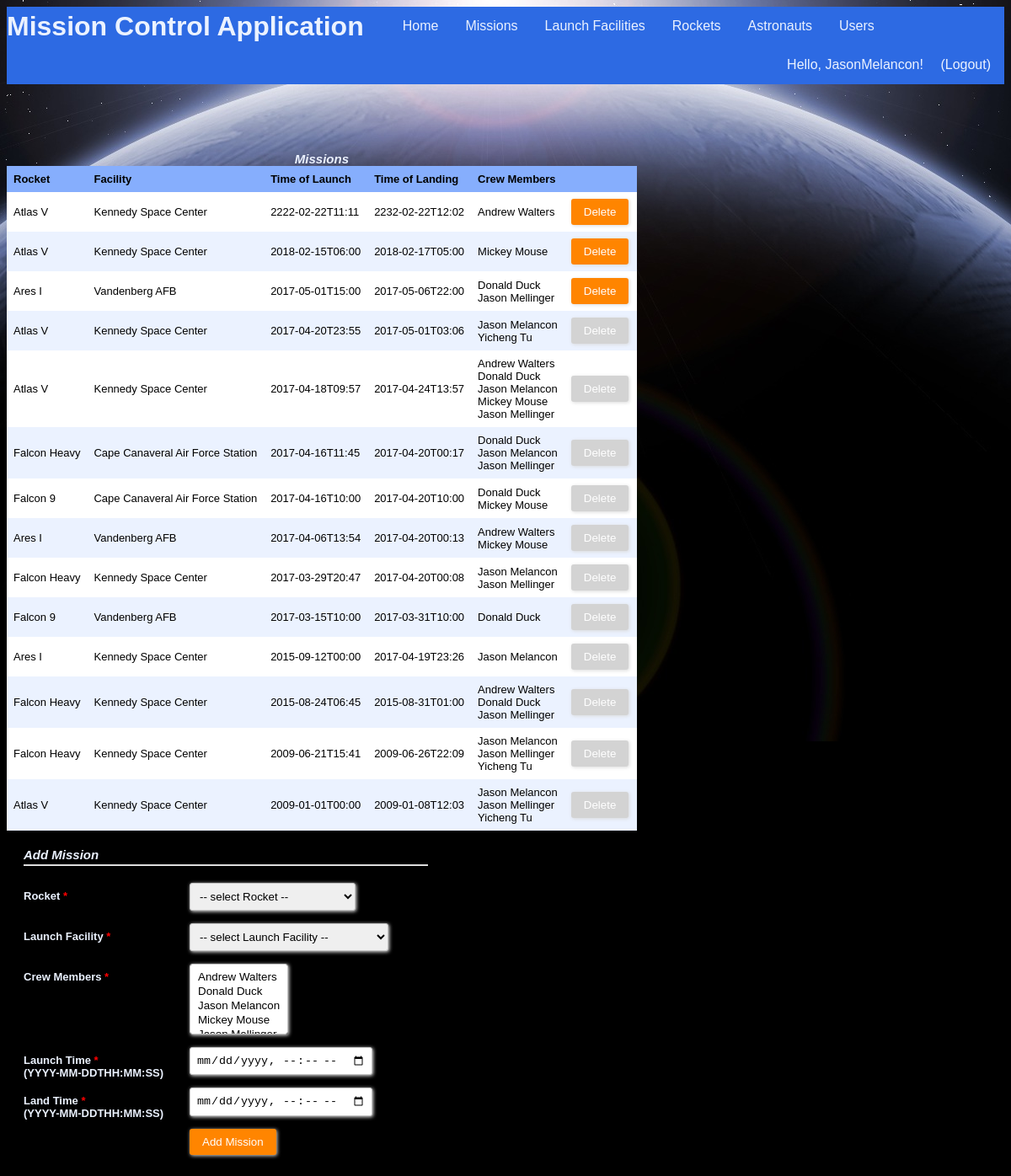
Screenshot of /missions (signed in) with the database file from the repository.
### tables this page shows
CREATE TABLE "Users" (
	`uid`	INTEGER NOT NULL PRIMARY KEY AUTOINCREMENT,
	`firstName`	TEXT NOT NULL,
	`lastName`	TEXT NOT NULL,
	`username`	TEXT NOT NULL UNIQUE,
	`password`	TEXT NOT NULL,
	`regTime`	TEXT NOT NULL,
	`lastLoginTime`	TEXT,
	`pid`	INTEGER NOT NULL
);

CREATE TABLE "Mission" (
	`mid`	INTEGER NOT NULL PRIMARY KEY AUTOINCREMENT,
	`rid`	INTEGER NOT NULL,
	`fid`	INTEGER NOT NULL,
	`launchTime`	TEXT NOT NULL,
	`landTime`	TEXT NOT NULL
);

### app.py (the view, shortened to what this page needs)
@app.route("/missions", methods=["GET", "POST"])
@login_required
def showMissions():
    conn = sqlite3.connect(dbPath)
    conn.row_factory = sqlite3.Row
    c = conn.cursor()
    c.execute("SELECT M.mid, M.mid IN (SELECT M1.mid FROM Mission M1 WHERE M1.launchTime < datetime('now')) AS cannotDelete, R.rname, F.name, M.launchTime, M.landTime, group_concat(A.firstName || ' ' || A.lastName, '<br/>') AS anames FROM Mission M, Rockets R, LaunchFacility F, Crew C, Astronauts A WHERE M.rid = R.rid AND M.fid = F.fid AND M.mid = C.mid AND C.aid = A.aid GROUP BY C.mid ORDER BY M.launchTime DESC;")
    results = c.fetchall()
    c.execute("SELECT rid, rname || ' (Capacity: ' || cast(crewCapacity as text) || ')' FROM Rockets")
    rockets = c.fetchall()
    c.execute("SELECT fid, name FROM LaunchFacility")
    facilities = c.fetchall()
    c.execute("SELECT aid, firstName || ' ' || lastName FROM Astronauts")
    astronauts = c.fetchall()
    conn.commit()
    conn.close()
    formInputs = [['rid', 'select', 'Rocket', rockets], ['fid', 'select', 'Launch Facility', facilities], ['crewMembers', 'selectmultiple', 'Crew Members', astronauts], ['launchTime', 'datetime', 'Launch Time', ["from",]], ['landTime', 'datetime', 'Land Time', ["to",]]]
    return render_template("missions.html", headers=("Rocket","Facility","Time of Launch", "Time of Landing", "Crew Members"), rows=results, inputs=formInputs)

### app.py (called while the page is built)
@login_manager.user_loader
def load_user(username):
    userRecord = DBgetUser(username)
    if userRecord:
        return User(userRecord["username"], userRecord["password"], True)
    return None

def DBgetUser(username):
    conn = sqlite3.connect(dbPath)
    conn.row_factory = sqlite3.Row
    c = conn.cursor()
    c.execute("SELECT * from Users WHERE username = ?", (username,))
    userRecord = c.fetchone()
    conn.close()
    return userRecord

### templates/missions.html (shortened to what this page needs)
{% extends "main_template.html" %}
{% from 'macros.html' import GenerateTable, GenerateFormToAddEntry %}
{% block body %}
<section style="float:left">
    {{ GenerateTable('Missions', headers, rows, 'mid') }}
</section>
<section style="float:left">
    {{ GenerateFormToAddEntry('Add Mission', inputs) }}
</section>
{% endblock %}

### templates/main_template.html (shortened to what this page needs)
<!DOCTYPE html>
<html>
	<head>
		<link rel="stylesheet" type= "text/css" href="{{ url_for('static', filename='styles.css') }}">
	</head>
	<body>
		<header>
			<ul class="nav">
				<h1 class="nav">Mission Control Application</h1>
				<li class="nav"><a class="nav" href="{{ url_for('index') }}">Home</a></li>
				{% if current_user.is_authenticated %}
				<li class="nav"><a class="nav" href="{{ url_for('showMissions') }}">Missions</a></li>
				<li class="nav"><a class="nav" href="{{ url_for('showFacilities') }}">Launch Facilities</a></li>
				<li class="nav"><a class="nav" href="{{ url_for('showRockets') }}">Rockets</a></li>
				<li class="nav"><a class="nav" href="{{ url_for('showAstronauts') }}">Astronauts</a></li>
				<li class="nav"><a class="nav" href="{{ url_for('showUsers') }}">Users</a></li>
				{% endif %}
				<div class="user-greeting">
					{% if current_user.is_authenticated %}
  						Hello, {{ current_user.id }}!    <a class="nav" href="{{ url_for('showLogout') }}">(Logout)</a>
					{% else %}
						Hello, guest!    <a class="nav" href="{{ url_for('showLogin') }}">Login</a><a class="nav" href="{{ url_for('showSignup') }}">Sign Up</a>
					{% endif %}
				</div>
			</ul>
		</header>
		{% block body %}{% endblock %}
	</body>
</html>

### templates/macros.html (shortened to what this page needs)
{% macro GenerateTable(title, headers, rows, keyName) %}
	{% if rows %}
		<table>
			<caption>
				{{title}}
			</caption>
			<tr>
				{% for header in headers %}
				<th>{{header}}</th>
				{% endfor %}
				<th/>
			</tr>
			{% for row in rows %}
			<tr id ="{{row[keyName]}}">
				{% for value in row %}
					{% if loop.index0 > 1 %}
						<td>
							{% if title == "Astronauts" %}
								<a href="{{ url_for('showAstronautInfo', aid = row[keyName]) }}">{{value|safe}}</a>
							{% else %}
								{{value|safe}}
							{% endif %}
						</td>
					{% endif %}
				{% endfor %}
				{% if row[1] == 1 %}
					{% set disabled = 'disabled' %}
				{% else %}
					{% set disabled = '' %}
				{% endif %}
				<td>
					<div class="form-style-2" style="width:70px; padding: 0px 0px 0px 0px;">
						<form method="post">
							<input type="submit" value="Delete" name="delete.{{ row[0] }}" {{disabled}}/>
						</form>
					</div>
				</td>
			</tr>
			{% endfor %}
		</table>
	{% else %}
		No records found!
	{% endif %}
{% endmacro %}
{% macro GenerateFormToAddEntry(submitButtonText, inputs) %}
	<div class="form-style-2">
	<div class="form-style-2-heading">{{submitButtonText}}</div>
	<form method="post">
		{% for fieldName, fieldType, fieldLabel, optionalValues in inputs %}
			{% if fieldType == 'text' %}
				<label for="{{fieldName}}"><span>{{fieldLabel}} <span class="required">*</span></span><input type="text" class="input-field" name="{{fieldName}}" required/></label>
			{% elif fieldType == 'password' %}
				<label for="{{fieldName}}"><span>{{fieldLabel}} <span class="required">*</span></span><input type="password" class="input-field" name="{{fieldName}}" required/></label>
			{% elif fieldType == 'number' %}
				<label for="{{fieldName}}"><span>{{fieldLabel}} <span class="required">*</span></span><input type="number" class="input-field" name="{{fieldName}}" required/></label>
			{% elif fieldType == 'select' %}
				<label for="{{fieldName}}"><span>{{fieldLabel}} <span class="required">*</span></span><select name="{{fieldName}}" class="select-field" required>
					<option disabled selected value> -- select {{fieldLabel}} -- </option>
				</select></label>
			{% elif fieldType == 'selectmultiple' %}
				<label for="{{fieldName}}"><span>{{fieldLabel}} <span class="required">*</span></span><select multiple name="{{fieldName}}" class="select-field" required>
				{% for id, displayName in optionalValues %}
					<option value="{{id}}">{{displayName}}</option>
				{% endfor %}
				</select></label>
			{% elif fieldType == 'datetime' %}
				<label for="{{fieldName}}"><span>{{fieldLabel}} <span class="required">*</span></br>(YYYY-MM-DDTHH:MM:SS)</span><input type="datetime-local" class="input-field" name="{{fieldName}}" id="{{optionalValues[0]}}" onchange="changeEnd()" required></label>
			{% elif fieldType == 'date' %}
				<label for="{{fieldName}}"><span>{{fieldLabel}} <span class="required">*</span></br>(YYYY-MM-DD)</span><input type="date" class="input-field" name="{{fieldName}}" required></label>
			{% elif fieldType == 'radio' %}
				<label for="{{fieldName}}"><span>{{fieldLabel}} <span class="required">*</span></span>
				{% for id, displayName in optionalValues %}
					<input type="radio" name="permission" value="{{id}}" required> {{displayName}}
				{% endfor %}
				</label>
			{% endif %}
		{% endfor %}
		<label><span>&nbsp;</span><input type="submit" value="{{submitButtonText}}"/></label>
	</form>
	</div>
{% endmacro %}

### static/styles.css (style rules this page uses)
:root { --light-blue: #EBF2FF; --medium-blue: #86AEFD; --dark-blue: #2D6AE3; }
header { margin-bottom: 80px; }
ul.nav { list-style-type: none; text-align: center; display: block; margin: 0; padding: 0; overflow: hidden; background-color: var(--dark-blue); }
li.nav { float: left; }
a.nav { display: inline-block; color: var(--light-blue); text-align: center; padding: 14px 16px; text-decoration: none; font-family: "Trebuchet MS", Helvetica, sans-serif; }
h1.nav { float: left; margin: 0; padding: 5px 30px 0px 0px; font-family: "Trebuchet MS", Helvetica, sans-serif; color: var(--light-blue); vertical-align: bottom; }
.user-greeting { float: right; list-style-type: none; text-align: center; margin: 0; overflow: hidden; background-color: var(--dark-blue); text-align: center; vertical-align: center; text-decoration: none; font-family: "Trebuchet MS", Helvetica, sans-serif; color: var(--light-blue); }
table { border-collapse: collapse; width: 100%; table-layout: auto; }
th, td { text-align: left; padding: 8px; font: 13px Arial, Helvetica, sans-serif; }
caption { font: 13px Arial, Helvetica, sans-serif; font-weight: bold; font-style: italic; font-size: 15px; color: var(--light-blue); }
tr { background-color: var(--light-blue) }
tr:nth-child(even) { background-color: white }
th { background-color: var(--medium-blue); font-weight: bold; }
.form-style-2 { width: 480px; max-width: 650px; padding: 20px 12px 10px 20px; font: 13px Arial, Helvetica, sans-serif; color: var(--light-blue); }
.form-style-2-heading { font-weight: bold; font-style: italic; border-bottom: 2px solid #ddd; margin-bottom: 20px; font-size: 15px; padding-bottom: 3px; }
.form-style-2 label { display: block; margin: 0px 0px 15px 0px; }
.form-style-2 label > span { width: 40%; font-weight: bold; float: left; padding-top: 8px; padding-right: 5px; }
.form-style-2 span.required { color:red; }
.form-style-2 input.input-field, .form-style-2 .tel-number-field, .form-style-2 .textarea-field, .form-style-2 .select-field { box-sizing: border-box; -webkit-box-sizing: border-box; -moz-box-sizing: border-box; border: 1px solid #C2C2C2; box-shadow: 1px 1px 4px #EBEBEB; -moz-box-shadow: 1px 1px 4px #EBEBEB; -webkit-box-shadow: 1px 1px 4px #EBEBEB; border-radius: 3px; -webkit-border-radius: 3px; -moz-border-radius: 3px; padding: 7px; outline: none; }
.form-style-2 input[type=submit], .form-style-2 input[type=button] { border: none; padding: 8px 15px 8px 15px; background: #FF8500; color: #fff; box-shadow: 1px 1px 4px #DADADA; -moz-box-shadow: 1px 1px 4px #DADADA; -webkit-box-shadow: 1px 1px 4px #DADADA; border-radius: 3px; -webkit-border-radius: 3px; -moz-border-radius: 3px; }
.form-style-2 input[type=submit]:disabled, .form-style-2 input[type=button]:disabled { background: lightgray; color: #fff; }

### rows the page displays
Users: id "JasonMelancon"
Mission: row "Atlas V" "Kennedy Space Center" "Andrew Walters", launchTime "2222-02-22T11:11", landTime "2232-02-22T12:02"
Mission: row "Atlas V" "Kennedy Space Center" "Mickey Mouse", launchTime "2018-02-15T06:00", landTime "2018-02-17T05:00"
Mission: row "Ares I" "Vandenberg AFB" "Donald Duck Jason Mellinger", launchTime "2017-05-01T15:00", landTime "2017-05-06T22:00"
Mission: row "Atlas V" "Kennedy Space Center" "Jason Melancon Yicheng Tu", launchTime "2017-04-20T23:55", landTime "2017-05-01T03:06"
Mission: row "Atlas V" "Kennedy Space Center" "Andrew Walters Donald Duck Jason Melancon Mickey Mouse Jason Mellinger", launchTime "2017-04-18T09:57", landTime "2017-04-24T13:57"
Mission: row "Falcon Heavy" "Cape Canaveral Air Force Station" "Donald Duck Jason Melancon Jason Mellinger", launchTime "2017-04-16T11:45", landTime "2017-04-20T00:17"
Mission: row "Falcon 9" "Cape Canaveral Air Force Station" "Donald Duck Mickey Mouse", launchTime "2017-04-16T10:00", landTime "2017-04-20T10:00"
Mission: row "Ares I" "Vandenberg AFB" "Andrew Walters Mickey Mouse", launchTime "2017-04-06T13:54", landTime "2017-04-20T00:13"
Mission: row "Falcon Heavy" "Kennedy Space Center" "Jason Melancon Jason Mellinger", launchTime "2017-03-29T20:47", landTime "2017-04-20T00:08"
Mission: row "Falcon 9" "Vandenberg AFB" "Donald Duck", launchTime "2017-03-15T10:00", landTime "2017-03-31T10:00"
Mission: row "Ares I" "Kennedy Space Center" "Jason Melancon", launchTime "2015-09-12T00:00", landTime "2017-04-19T23:26"
Mission: row "Falcon Heavy" "Kennedy Space Center" "Andrew Walters Donald Duck Jason Mellinger", launchTime "2015-08-24T06:45", landTime "2015-08-31T01:00"
Mission: row "Falcon Heavy" "Kennedy Space Center" "Jason Melancon Jason Mellinger Yicheng Tu", launchTime "2009-06-21T15:41", landTime "2009-06-26T22:09"
Mission: row "Atlas V" "Kennedy Space Center" "Jason Melancon Jason Mellinger Yicheng Tu", launchTime "2009-01-01T00:00", landTime "2009-01-08T12:03"

### other values shown
{{ title }} "Missions"
{{ header }} "Rocket" "Facility" "Time of Launch" "Time of Landing" "Crew Members"
{{ submitButtonText }} "Add Mission"
{{ fieldLabel }} "Rocket" "Launch Facility"
{{ fieldLabel }} "Crew Members"
{{ fieldLabel }} "Launch Time" "Land Time"
